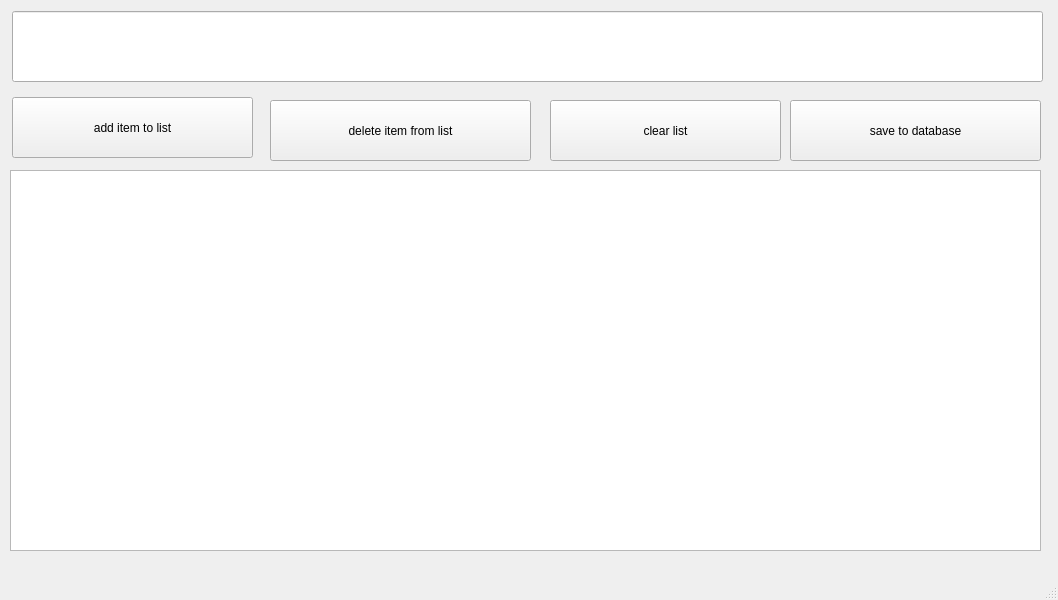
<?xml version="1.0" encoding="UTF-8"?>
<ui version="4.0">
 <class>MainWindow</class>
 <widget class="QMainWindow" name="MainWindow">
  <property name="geometry">
   <rect>
    <x>0</x>
    <y>0</y>
    <width>1058</width>
    <height>600</height>
   </rect>
  </property>
  <property name="windowTitle">
   <string>MainWindow</string>
  </property>
  <widget class="QWidget" name="centralwidget">
   <widget class="QPushButton" name="additem_pushButton">
    <property name="geometry">
     <rect>
      <x>12</x>
      <y>97</y>
      <width>241</width>
      <height>61</height>
     </rect>
    </property>
    <property name="text">
     <string>add item to list</string>
    </property>
   </widget>
   <widget class="QPushButton" name="deleteitem_pushButton">
    <property name="geometry">
     <rect>
      <x>270</x>
      <y>100</y>
      <width>261</width>
      <height>61</height>
     </rect>
    </property>
    <property name="text">
     <string>delete item from list</string>
    </property>
   </widget>
   <widget class="QPushButton" name="clearall_pushButton">
    <property name="geometry">
     <rect>
      <x>550</x>
      <y>100</y>
      <width>231</width>
      <height>61</height>
     </rect>
    </property>
    <property name="text">
     <string>clear list</string>
    </property>
   </widget>
   <widget class="QLineEdit" name="additem_lineEdit">
    <property name="geometry">
     <rect>
      <x>12</x>
      <y>11</y>
      <width>1031</width>
      <height>71</height>
     </rect>
    </property>
   </widget>
   <widget class="QListWidget" name="mylist_listWidget">
    <property name="geometry">
     <rect>
      <x>10</x>
      <y>170</y>
      <width>1031</width>
      <height>381</height>
     </rect>
    </property>
   </widget>
   <widget class="QPushButton" name="savedb_pushButton">
    <property name="geometry">
     <rect>
      <x>790</x>
      <y>100</y>
      <width>251</width>
      <height>61</height>
     </rect>
    </property>
    <property name="text">
     <string>save to database</string>
    </property>
   </widget>
  </widget>
  <widget class="QMenuBar" name="menubar">
   <property name="geometry">
    <rect>
     <x>0</x>
     <y>0</y>
     <width>1058</width>
     <height>26</height>
    </rect>
   </property>
  </widget>
  <widget class="QStatusBar" name="statusbar"/>
 </widget>
 <resources/>
 <connections/>
</ui>
